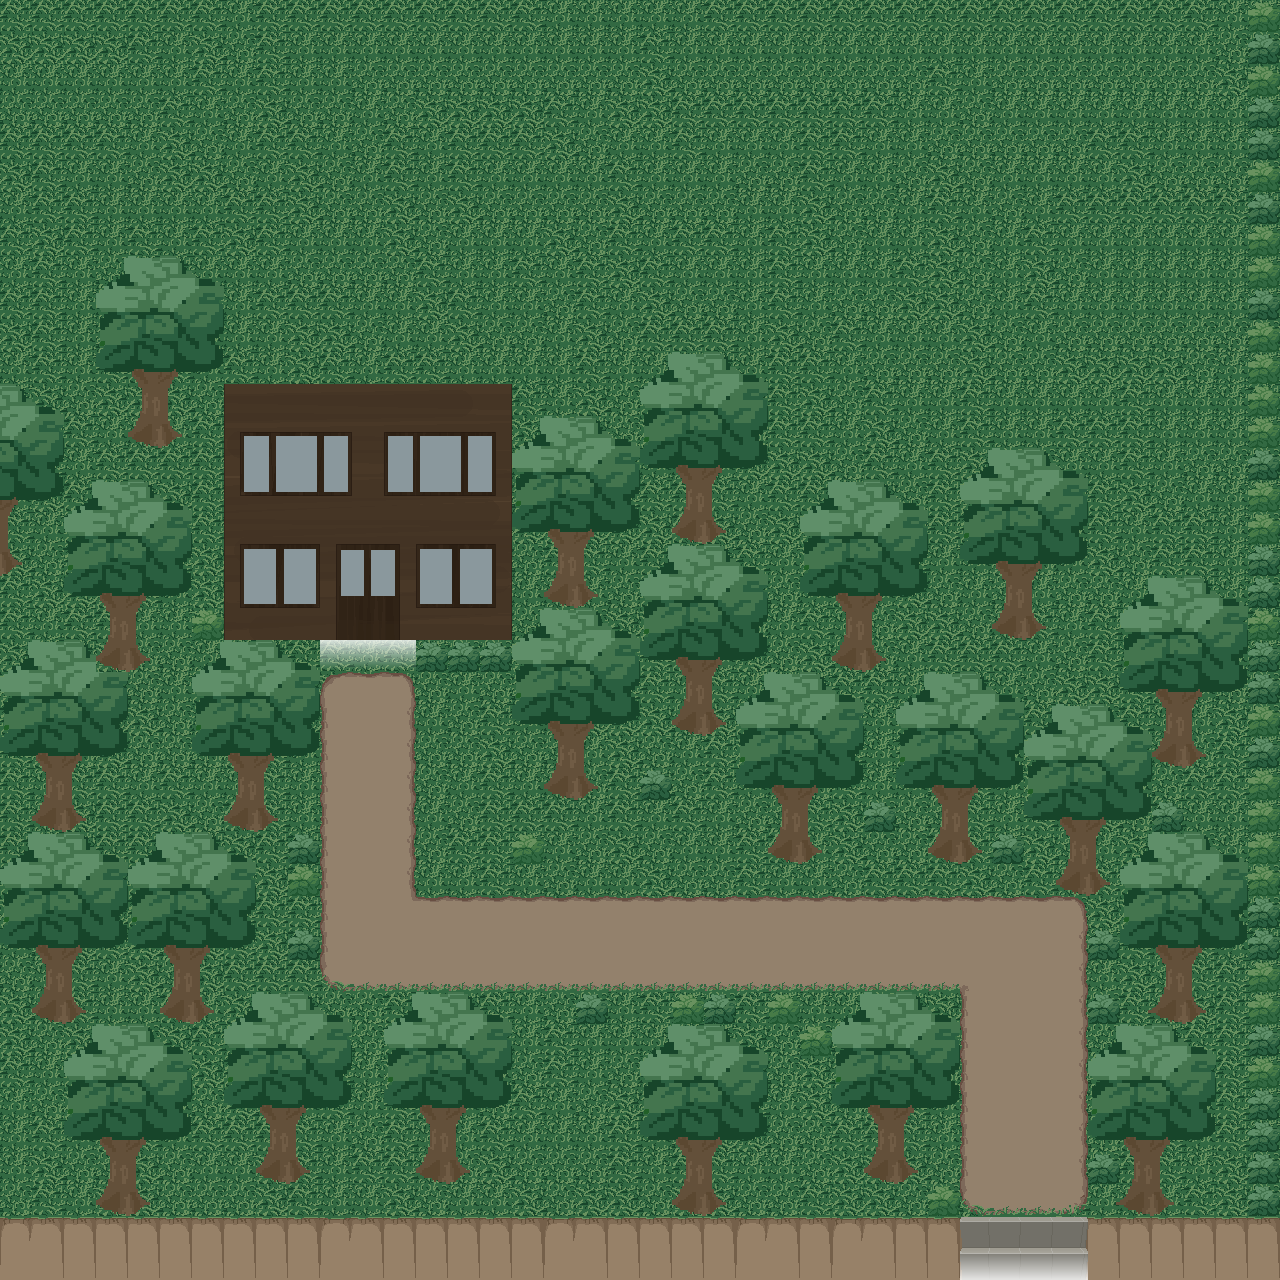

Rendered tile map (Tiled .tmx) drawn with the repository's tilesets; below, a short description and the map source with its tile grids summarised:
An orthogonal 40x40 tile map with 32x32 px tiles, 5 tile layers (herbe, collisions, path, versMaisonGM, ...).

<map version="1.9" tiledversion="1.9.2" orientation="orthogonal" renderorder="right-down" width="40" height="40" tilewidth="32" tileheight="32" infinite="0" nextlayerid="6" nextobjectid="1">
 <editorsettings>
  <export target="map_foret.json" format="json" />
 </editorsettings>
 <tileset firstgid="1" name="tileset_foret" tilewidth="32" tileheight="32" tilecount="196" columns="14">
  <image source="../../assets/tileset_foret.png" width="448" height="448" />
  <tile id="5">
   <properties>
    <property name="estSolide" type="bool" value="true" />
   </properties>
  </tile>
  <tile id="19">
   <properties>
    <property name="estSolide" type="bool" value="true" />
   </properties>
  </tile>
  <tile id="42">
   <properties>
    <property name="estSolide" type="bool" value="true" />
   </properties>
  </tile>
  <tile id="43">
   <properties>
    <property name="estSolide" type="bool" value="true" />
   </properties>
  </tile>
  <tile id="56">
   <properties>
    <property name="estSolide" type="bool" value="true" />
   </properties>
  </tile>
  <tile id="57">
   <properties>
    <property name="estSolide" type="bool" value="true" />
   </properties>
  </tile>
  <tile id="70">
   <properties>
    <property name="estSolide" type="bool" value="true" />
   </properties>
  </tile>
  <tile id="71">
   <properties>
    <property name="estSolide" type="bool" value="true" />
   </properties>
  </tile>
  <tile id="84">
   <properties>
    <property name="estSolide" type="bool" value="true" />
   </properties>
  </tile>
  <tile id="85">
   <properties>
    <property name="estSolide" type="bool" value="true" />
   </properties>
  </tile>
  <tile id="86">
   <properties>
    <property name="estSolide" type="bool" value="true" />
   </properties>
  </tile>
  <tile id="87">
   <properties>
    <property name="estSolide" type="bool" value="true" />
   </properties>
  </tile>
  <tile id="88">
   <properties>
    <property name="sortie" type="bool" value="true" />
   </properties>
  </tile>
  <tile id="89">
   <properties>
    <property name="estSolide" type="bool" value="true" />
   </properties>
  </tile>
  <tile id="90">
   <properties>
    <property name="estSolide" type="bool" value="true" />
   </properties>
  </tile>
  <tile id="91">
   <properties>
    <property name="estSolide" type="bool" value="true" />
   </properties>
  </tile>
  <tile id="92">
   <properties>
    <property name="estSolide" type="bool" value="true" />
   </properties>
  </tile>
  <tile id="93">
   <properties>
    <property name="estSolide" type="bool" value="true" />
   </properties>
  </tile>
  <tile id="94">
   <properties>
    <property name="estSolide" type="bool" value="true" />
   </properties>
  </tile>
  <tile id="95">
   <properties>
    <property name="estSolide" type="bool" value="true" />
   </properties>
  </tile>
  <tile id="96">
   <properties>
    <property name="estSolide" type="bool" value="true" />
   </properties>
  </tile>
  <tile id="97">
   <properties>
    <property name="estSolide" type="bool" value="true" />
   </properties>
  </tile>
  <tile id="98">
   <properties>
    <property name="estSolide" type="bool" value="true" />
   </properties>
  </tile>
  <tile id="99">
   <properties>
    <property name="estSolide" type="bool" value="true" />
   </properties>
  </tile>
  <tile id="100">
   <properties>
    <property name="estSolide" type="bool" value="true" />
   </properties>
  </tile>
  <tile id="101">
   <properties>
    <property name="estSolide" type="bool" value="true" />
   </properties>
  </tile>
  <tile id="103">
   <properties>
    <property name="estSolide" type="bool" value="true" />
   </properties>
  </tile>
  <tile id="104">
   <properties>
    <property name="estSolide" type="bool" value="true" />
   </properties>
  </tile>
  <tile id="105">
   <properties>
    <property name="estSolide" type="bool" value="true" />
   </properties>
  </tile>
  <tile id="106">
   <properties>
    <property name="estSolide" type="bool" value="true" />
   </properties>
  </tile>
  <tile id="107">
   <properties>
    <property name="estSolide" type="bool" value="true" />
   </properties>
  </tile>
  <tile id="108">
   <properties>
    <property name="estSolide" type="bool" value="true" />
   </properties>
  </tile>
  <tile id="109">
   <properties>
    <property name="estSolide" type="bool" value="true" />
   </properties>
  </tile>
  <tile id="110">
   <properties>
    <property name="estSolide" type="bool" value="true" />
   </properties>
  </tile>
  <tile id="111">
   <properties>
    <property name="estSolide" type="bool" value="true" />
   </properties>
  </tile>
  <tile id="112">
   <properties>
    <property name="estSolide" type="bool" value="true" />
   </properties>
  </tile>
  <tile id="113">
   <properties>
    <property name="estSolide" type="bool" value="true" />
   </properties>
  </tile>
  <tile id="114">
   <properties>
    <property name="estSolide" type="bool" value="true" />
   </properties>
  </tile>
  <tile id="115">
   <properties>
    <property name="estSolide" type="bool" value="true" />
   </properties>
  </tile>
  <tile id="117">
   <properties>
    <property name="estSolide" type="bool" value="true" />
   </properties>
  </tile>
  <tile id="118">
   <properties>
    <property name="estSolide" type="bool" value="true" />
   </properties>
  </tile>
  <tile id="119">
   <properties>
    <property name="estSolide" type="bool" value="true" />
   </properties>
  </tile>
  <tile id="120">
   <properties>
    <property name="estSolide" type="bool" value="true" />
   </properties>
  </tile>
  <tile id="121">
   <properties>
    <property name="estSolide" type="bool" value="true" />
   </properties>
  </tile>
  <tile id="122">
   <properties>
    <property name="estSolide" type="bool" value="true" />
   </properties>
  </tile>
  <tile id="123">
   <properties>
    <property name="estSolide" type="bool" value="true" />
   </properties>
  </tile>
  <tile id="124">
   <properties>
    <property name="estSolide" type="bool" value="true" />
   </properties>
  </tile>
  <tile id="125">
   <properties>
    <property name="estSolide" type="bool" value="true" />
   </properties>
  </tile>
  <tile id="126">
   <properties>
    <property name="estSolide" type="bool" value="true" />
   </properties>
  </tile>
  <tile id="127">
   <properties>
    <property name="estSolide" type="bool" value="true" />
   </properties>
  </tile>
  <tile id="128">
   <properties>
    <property name="estSolide" type="bool" value="true" />
   </properties>
  </tile>
  <tile id="129">
   <properties>
    <property name="estSolide" type="bool" value="true" />
   </properties>
  </tile>
  <tile id="131">
   <properties>
    <property name="estSolide" type="bool" value="true" />
   </properties>
  </tile>
  <tile id="132">
   <properties>
    <property name="estSolide" type="bool" value="true" />
   </properties>
  </tile>
  <tile id="133">
   <properties>
    <property name="estSolide" type="bool" value="true" />
   </properties>
  </tile>
  <tile id="134">
   <properties>
    <property name="estSolide" type="bool" value="true" />
   </properties>
  </tile>
  <tile id="135">
   <properties>
    <property name="estSolide" type="bool" value="true" />
   </properties>
  </tile>
  <tile id="136">
   <properties>
    <property name="estSolide" type="bool" value="true" />
   </properties>
  </tile>
  <tile id="137">
   <properties>
    <property name="estSolide" type="bool" value="true" />
   </properties>
  </tile>
  <tile id="138">
   <properties>
    <property name="estSolide" type="bool" value="true" />
   </properties>
  </tile>
  <tile id="139">
   <properties>
    <property name="estSolide" type="bool" value="true" />
   </properties>
  </tile>
  <tile id="141">
   <properties>
    <property name="estSolide" type="bool" value="true" />
   </properties>
  </tile>
  <tile id="142">
   <properties>
    <property name="estSolide" type="bool" value="true" />
   </properties>
  </tile>
  <tile id="145">
   <properties>
    <property name="estSolide" type="bool" value="true" />
   </properties>
  </tile>
  <tile id="146">
   <properties>
    <property name="estSolide" type="bool" value="true" />
   </properties>
  </tile>
  <tile id="147">
   <properties>
    <property name="estSolide" type="bool" value="true" />
   </properties>
  </tile>
  <tile id="148">
   <properties>
    <property name="estSolide" type="bool" value="true" />
   </properties>
  </tile>
  <tile id="149">
   <properties>
    <property name="estSolide" type="bool" value="true" />
   </properties>
  </tile>
  <tile id="150">
   <properties>
    <property name="estSolide" type="bool" value="true" />
   </properties>
  </tile>
  <tile id="151">
   <properties>
    <property name="estSolide" type="bool" value="true" />
   </properties>
  </tile>
  <tile id="152">
   <properties>
    <property name="estSolide" type="bool" value="true" />
   </properties>
  </tile>
  <tile id="153">
   <properties>
    <property name="estSolide" type="bool" value="true" />
   </properties>
  </tile>
  <tile id="155">
   <properties>
    <property name="estSolide" type="bool" value="true" />
   </properties>
  </tile>
  <tile id="156">
   <properties>
    <property name="estSolide" type="bool" value="true" />
   </properties>
  </tile>
  <tile id="159">
   <properties>
    <property name="estSolide" type="bool" value="true" />
   </properties>
  </tile>
  <tile id="160">
   <properties>
    <property name="estSolide" type="bool" value="true" />
   </properties>
  </tile>
  <tile id="161">
   <properties>
    <property name="estSolide" type="bool" value="true" />
   </properties>
  </tile>
  <tile id="162">
   <properties>
    <property name="estSolide" type="bool" value="true" />
   </properties>
  </tile>
  <tile id="163">
   <properties>
    <property name="estSolide" type="bool" value="true" />
   </properties>
  </tile>
  <tile id="164">
   <properties>
    <property name="estSolide" type="bool" value="true" />
   </properties>
  </tile>
  <tile id="165">
   <properties>
    <property name="estSolide" type="bool" value="true" />
   </properties>
  </tile>
  <tile id="166">
   <properties>
    <property name="estSolide" type="bool" value="true" />
   </properties>
  </tile>
  <tile id="167">
   <properties>
    <property name="estSolide" type="bool" value="true" />
   </properties>
  </tile>
  <tile id="173">
   <properties>
    <property name="estSolide" type="bool" value="true" />
   </properties>
  </tile>
  <tile id="174">
   <properties>
    <property name="estSolide" type="bool" value="true" />
   </properties>
  </tile>
  <tile id="175">
   <properties>
    <property name="estSolide" type="bool" value="true" />
   </properties>
  </tile>
  <tile id="176">
   <properties>
    <property name="estSolide" type="bool" value="true" />
   </properties>
  </tile>
  <tile id="177">
   <properties>
    <property name="estSolide" type="bool" value="true" />
   </properties>
  </tile>
  <tile id="178">
   <properties>
    <property name="estSolide" type="bool" value="true" />
   </properties>
  </tile>
  <tile id="179">
   <properties>
    <property name="estSolide" type="bool" value="true" />
   </properties>
  </tile>
  <tile id="180">
   <properties>
    <property name="estSolide" type="bool" value="true" />
   </properties>
  </tile>
  <tile id="181">
   <properties>
    <property name="estSolide" type="bool" value="true" />
   </properties>
  </tile>
  <tile id="187">
   <properties>
    <property name="estSolide" type="bool" value="true" />
   </properties>
  </tile>
  <tile id="188">
   <properties>
    <property name="estSolide" type="bool" value="true" />
   </properties>
  </tile>
  <tile id="189">
   <properties>
    <property name="estSolide" type="bool" value="true" />
   </properties>
  </tile>
  <tile id="190">
   <properties>
    <property name="estSolide" type="bool" value="true" />
   </properties>
  </tile>
  <tile id="191">
   <properties>
    <property name="estSolide" type="bool" value="true" />
   </properties>
  </tile>
  <tile id="192">
   <properties>
    <property name="estSolide" type="bool" value="true" />
   </properties>
  </tile>
  <tile id="193">
   <properties>
    <property name="estSolide" type="bool" value="true" />
   </properties>
  </tile>
  <tile id="194">
   <properties>
    <property name="estSolide" type="bool" value="true" />
   </properties>
  </tile>
  <tile id="195">
   <properties>
    <property name="estSolide" type="bool" value="true" />
   </properties>
  </tile>
 </tileset>
 <layer id="1" name="herbe" width="40" height="40">
  <data>[1600 cells, 1600 non-empty, 4 distinct tile ids]</data>
 </layer>
 <layer id="3" name="collisions" width="40" height="40">
  <data>[1600 cells, 679 non-empty, 102 distinct tile ids]</data>
 </layer>
 <layer id="2" name="path" width="40" height="40">
  <data>[1600 cells, 129 non-empty, 17 distinct tile ids]</data>
 </layer>
 <layer id="5" name="versMaisonGM" width="40" height="40">
  <data>[1600 cells, 3 non-empty, 1 distinct tile ids]</data>
 </layer>
 <layer id="4" name="versVille" width="40" height="40">
  <data>[1600 cells, 4 non-empty, 1 distinct tile ids]</data>
 </layer>
</map>
